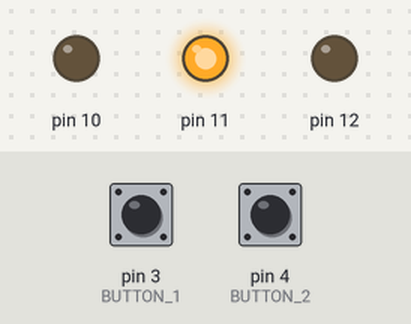
Simulated run of this sketch. Board: Arduino Uno, built with avr-gcc and run on an emulated ATmega328P. Parts: output pins drawn as LEDs (lit = HIGH). Inputs (shaded band) come from the test bench; at power-on: pin 3 (BUTTON_1) HIGH, pin 4 (BUTTON_2) LOW. At 0.0 s the program stops and its outputs stay as they are.

Above: at 0.1 s.
Timing chart, 0 to 1.5 s (numbered marks = the images above):
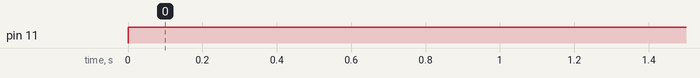

The sketch:

3den.ino
```cpp
#define BUTTON_1 3
#define BUTTON_2 4
#define BUTTON_3 5
#define LED_1 10
#define LED_2 11
#define LED_3 12

void setup() {
  // put your setup code here, to run once:
  for (int i=10;i<=12;i++)
    pinMode(i,OUTPUT);
  for (int i=3;i<=5;i++)
    pinMode(i,INPUT);
}

void turnon(int n){
  //bật đèn n

  digitalWrite(n,HIGH);
  do
  {}while(1);
  //turnon(n);
}
void loop() {
  // put your main code here, to run repeatedly:
  if (digitalRead(BUTTON_1)==0) turnon(LED_1);
  if (digitalRead(BUTTON_2)==0) turnon(LED_2);
  if (digitalRead(BUTTON_3)==0) turnon(LED_3);
}
```

Measured:
- by itself, pin 11: LOW → HIGH at 0.00 s
